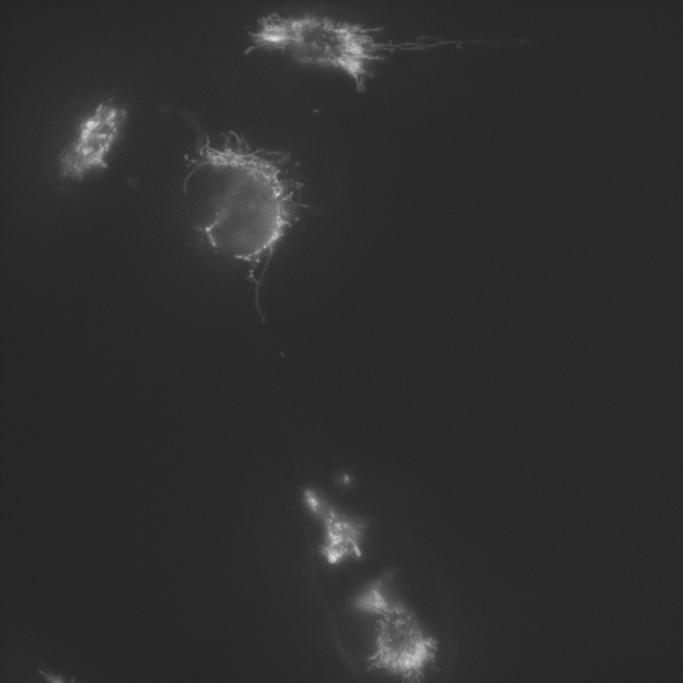
#> input picture test/images/CTRL6.jpg, 2048 x 2048 px (shown at 1/3 size)
$ jupyter execute --allow-errors mitomisura.ipynb   (shell and % lines are left out)
#> lines starting #> are read from the running program, lines starting #| are printed output that depends on the picture; after the words box and inside, x2 and y2 are one past the last pixel; in counts of white or black regions, pixels touching at a corner belong together
### src/imageSaver.py
# imports
import string
import cv2

class ImageSaver:

    def __init__(self, destinationPath=None, filenameSuffix="decorated"):
        self.fnSuffix=filenameSuffix
        self.destPath=destinationPath

    # [5 lines left out: function saveImage, not called in this run]

### src/mitomisura.ipynb
[cell 1]
import cv2
import imutils
from matplotlib import pyplot as plt

def showimage(img):
    plt.imshow(img,cmap='gray')
    plt.show()

[cell 2]
image = cv2.imread('../test/images/CTRL6.jpg')
#> image is the input picture: shape (2048, 2048, 3); min 17, max 255, mean 46.4
gray = cv2.cvtColor(image, cv2.COLOR_BGR2GRAY)
gray = cv2.GaussianBlur(gray, (11, 11), 0)

showimage(gray)

[cell 3]
ret,th4 = cv2.threshold(gray,64,255,cv2.THRESH_TOZERO)
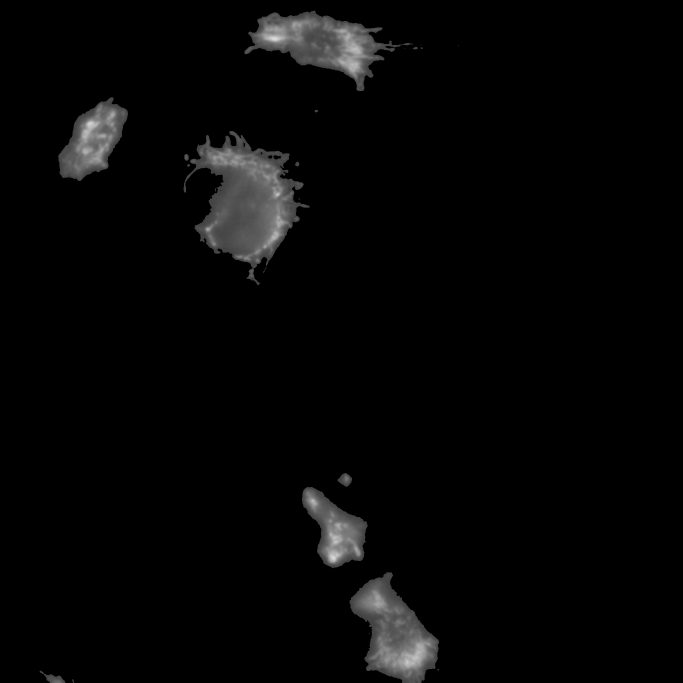
#> th4: shape (2048, 2048) (shown at 1/3 size); min 0, max 221, mean 5.8
showimage(th4)

[cell 4]
dilated = cv2.dilate(th4, None, iterations=3)
eroded = cv2.erode(dilated, None, iterations=5)
showimage(dilated)

[cell 5]
final = cv2.medianBlur(eroded, 31)
showimage(final)

[cell 6]
## plot all the images
images = [image, gray, th4, dilated, eroded, final]

titles = ['Original','GrayBlur','Thresholding',
          'Dilated','Eroded','Final']

for i in range(6):
    plt.subplot(2,3,i+1),plt.imshow(images[i],'gray')
    plt.title(titles[i])
    plt.xticks([]),plt.yticks([])

plt.show()

[cell 7]
from imutils import contours
from objectMeasure import *

# find contours in the edge map
cnts = cv2.findContours(final.copy(), cv2.RETR_EXTERNAL, cv2.CHAIN_APPROX_SIMPLE)
#> cnts = 8 contours; box (x1, y1, x2, y2) and area: (586, 414, 894, 796) 78490, (757, 37, 1143, 259) 47621, (1053, 1726, 1313, 2048) 47418, (178, 303, 380, 536) 28174, (909, 1465, 1097, 1699) 24142, (146, 2029, 191, 2048) 576, (1023, 1427, 1049, 1452) 461, (1160, 136, 1167, 141) 20

# sort the contours from left-to-right
#> (the rest of this cell did not finish here and is left out)

#> (a cell that did not finish here is left out)

#> (a cell that did not finish here is left out)

[cell 10]
showimage(image)

[cell 11]
from imageDecorator import *
id=ImageDecorator()
#> (the rest of this cell did not finish here and is left out)

[cell 12]
from imageSaver import *
isave=ImageSaver()

$ run again, with test/images/CTRL1.jpg copied over test/images/CTRL6.jpg
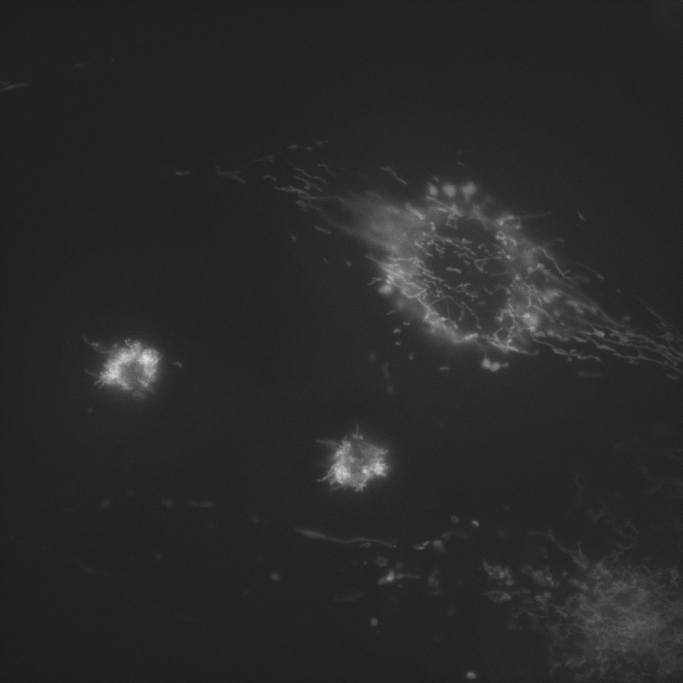
#> input picture test/images/CTRL1.jpg, 2048 x 2048 px (shown at 1/3 size)
#> image is the input picture: shape (2048, 2048, 3); min 0, max 255, mean 41.5
#> `ret,th4 = cv2.threshold(gray,64,255,cv2.THRESH_TOZERO)`:
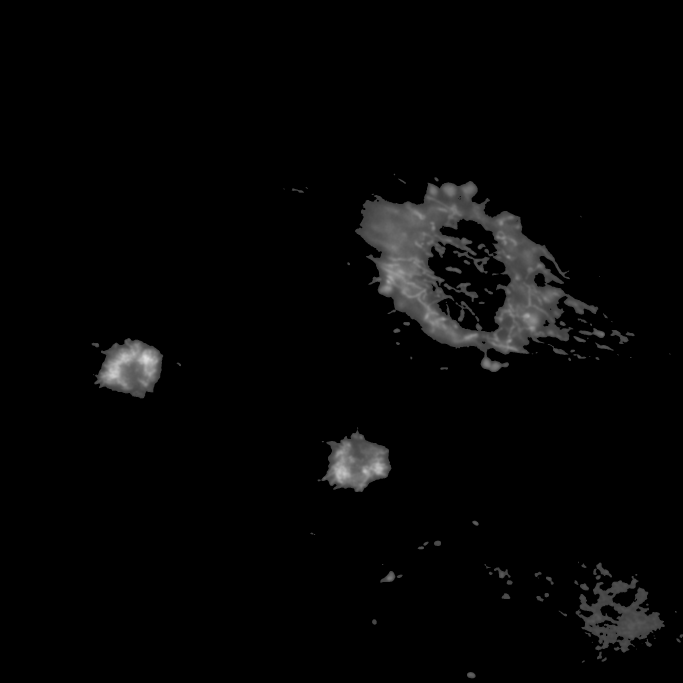
#> th4: shape (2048, 2048) (shown at 1/3 size); min 0, max 224, mean 5.7
#> `dilated = cv2.dilate(th4, None, iterations=3)`:
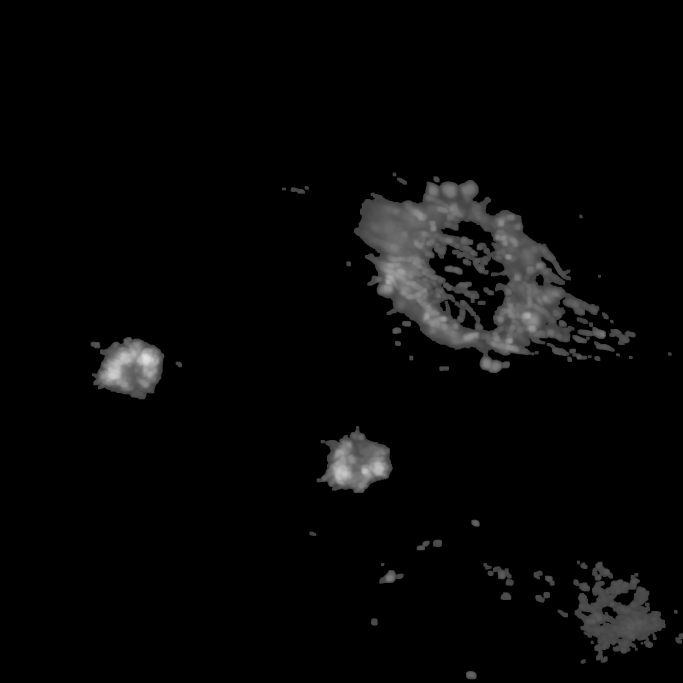
#> dilated: shape (2048, 2048) (shown at 1/3 size); min 0, max 224, mean 7.1
#> cnts = 7 contours; box (x1, y1, x2, y2) and area: (1077, 550, 1704, 1058) 206520, (293, 1021, 484, 1190) 23256, (979, 1302, 1169, 1471) 22532, (1743, 1747, 1984, 1947) 22266, (1700, 894, 1759, 935) 1314, (1448, 1077, 1500, 1111) 1164, (1161, 1726, 1175, 1738) 110

$ run again, with test/images/CTRL12.jpg copied over test/images/CTRL6.jpg
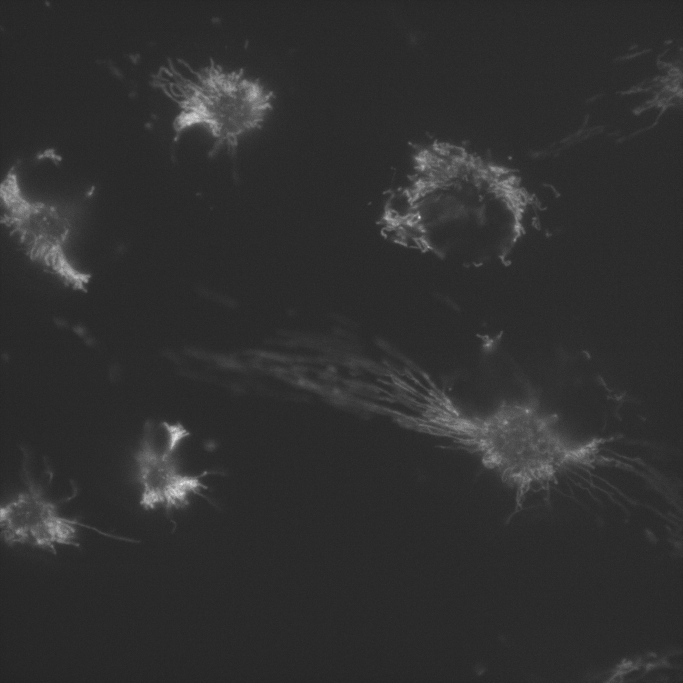
#> input picture test/images/CTRL12.jpg, 2048 x 2048 px (shown at 1/3 size)
#> image is the input picture: shape (2048, 2048, 3); min 15, max 255, mean 48.2
#> `dilated = cv2.dilate(th4, None, iterations=3)`:
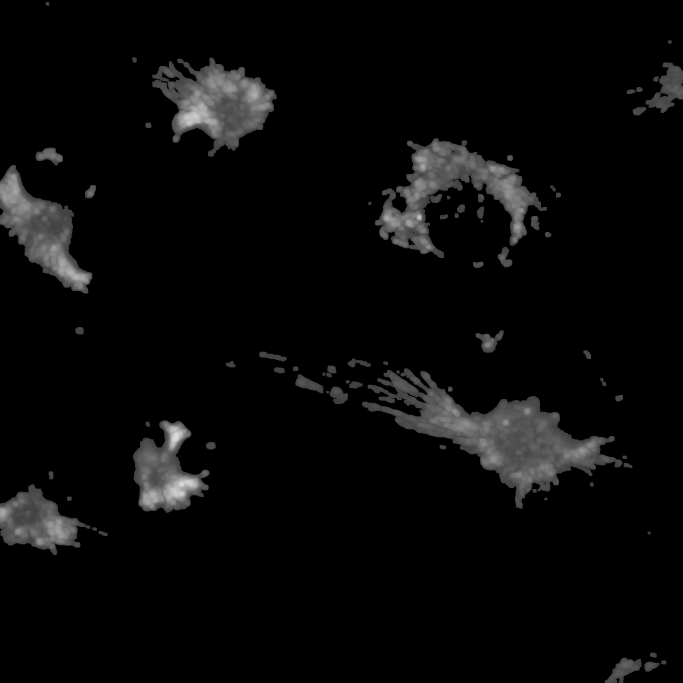
#> dilated: shape (2048, 2048) (shown at 1/3 size); min 0, max 218, mean 9.1
#> `final = cv2.medianBlur(eroded, 31)`:
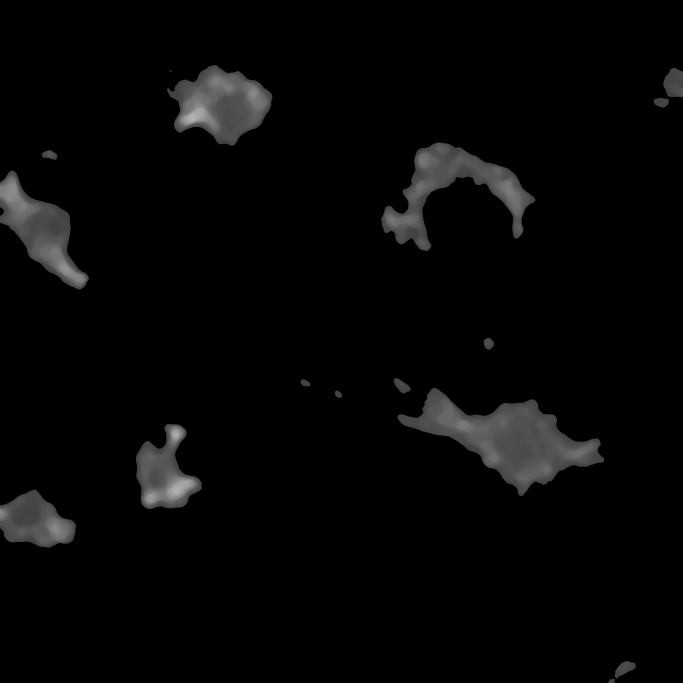
#> final: shape (2048, 2048) (shown at 1/3 size); min 0, max 179, mean 6.1
#> cnts = 16 contours, 1 with area under 20; largest, box (x1, y1, x2, y2) and area: (1192, 1164, 1812, 1488) 82406, (1143, 427, 1606, 753) 53008, (501, 195, 817, 437) 47546, (0, 512, 267, 869) 40830, (408, 1272, 605, 1527) 29783

$ run again, with test/images/CTRL24.jpg copied over test/images/CTRL6.jpg
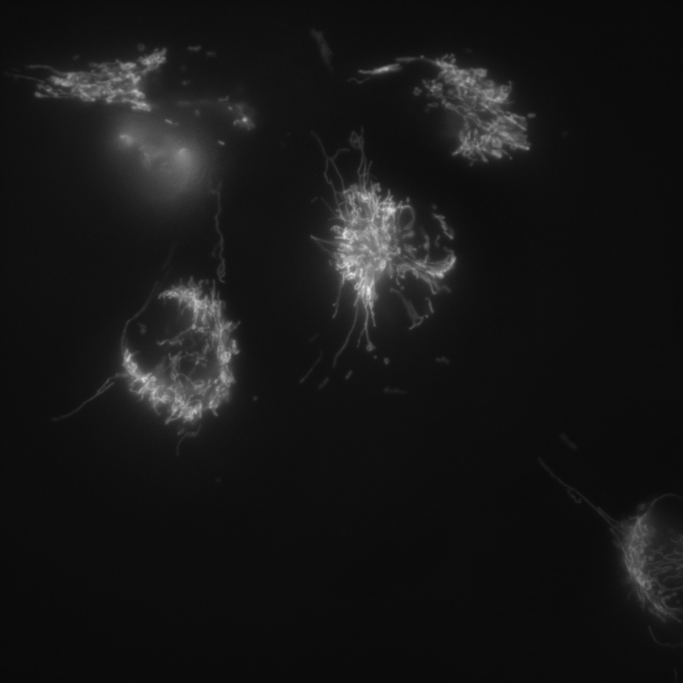
#> input picture test/images/CTRL24.jpg, 2048 x 2048 px (shown at 1/3 size)
#> image is the input picture: shape (2048, 2048, 3); min 5, max 255, mean 23
#> `ret,th4 = cv2.threshold(gray,64,255,cv2.THRESH_TOZERO)`:
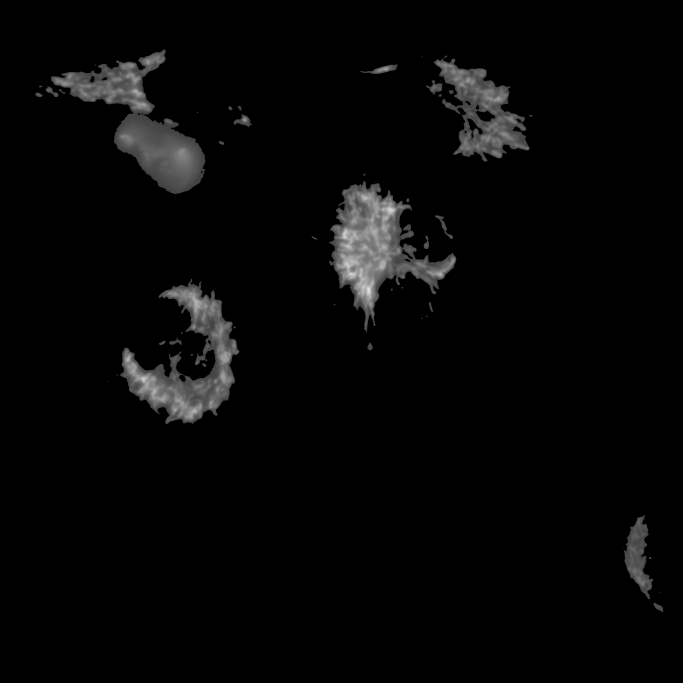
#> th4: shape (2048, 2048) (shown at 1/3 size); min 0, max 231, mean 6.4
#> `dilated = cv2.dilate(th4, None, iterations=3)`:
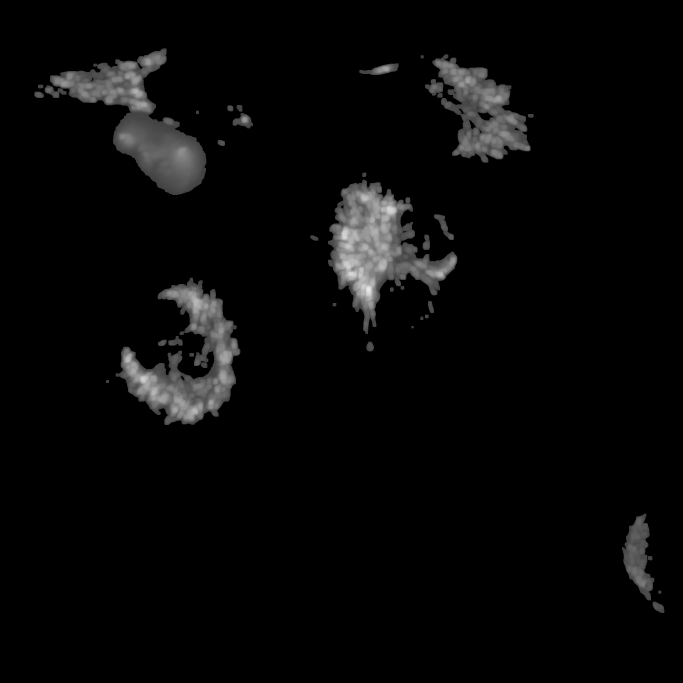
#> dilated: shape (2048, 2048) (shown at 1/3 size); min 0, max 231, mean 7.8
#> cnts = 8 contours; box (x1, y1, x2, y2) and area: (998, 554, 1364, 949) 67046, (165, 158, 612, 578) 64970, (369, 855, 711, 1266) 57086, (1317, 185, 1579, 469) 37636, (1876, 1564, 1953, 1774) 9132, (1299, 253, 1317, 274) 270, (724, 354, 743, 372) 236, (514, 1075, 532, 1093) 218
